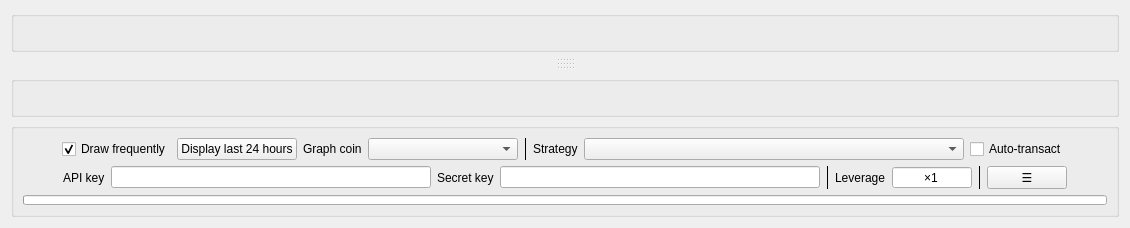
      <widget class="QWidget" name="tab">
       <attribute name="title">
        <string>Transact</string>
       </attribute>
       <layout class="QVBoxLayout" name="verticalLayout_3">
        <item>
         <widget class="QGroupBox" name="groupBox_2">
          <layout class="QHBoxLayout" name="horizontalLayout_4">
           <item>
            <widget class="QLabel" name="label_8">
             <property name="alignment">
              <set>Qt::AlignCenter</set>
             </property>
            </widget>
           </item>
          </layout>
         </widget>
        </item>
        <item>
         <widget class="QSplitter" name="splitter">
          <property name="orientation">
           <enum>Qt::Vertical</enum>
          </property>
          <widget class="QWidget" name="horizontalLayoutWidget_1">
           <layout class="QHBoxLayout" name="horizontalLayout_7"/>
          </widget>
          <widget class="QWidget" name="horizontalLayoutWidget">
           <layout class="QHBoxLayout" name="horizontalLayout_16"/>
          </widget>
          <widget class="QWidget" name="horizontalLayoutWidget_5">
           <layout class="QHBoxLayout" name="horizontalLayout_28"/>
          </widget>
          <widget class="QWidget" name="horizontalLayoutWidget_3">
           <layout class="QHBoxLayout" name="horizontalLayout_29"/>
          </widget>
         </widget>
        </item>
        <item>
         <widget class="QGroupBox" name="groupBox">
          <layout class="QHBoxLayout" name="horizontalLayout_3">
           <item>
            <widget class="QLabel" name="label_16">
             <property name="sizePolicy">
              <sizepolicy hsizetype="Preferred" vsizetype="Fixed">
               <horstretch>0</horstretch>
               <verstretch>0</verstretch>
              </sizepolicy>
             </property>
             <property name="font">
              <font/>
             </property>
             <property name="alignment">
              <set>Qt::AlignCenter</set>
             </property>
            </widget>
           </item>
          </layout>
         </widget>
        </item>
        <item>
         <widget class="QGroupBox" name="groupBox_9">
          <layout class="QVBoxLayout" name="verticalLayout_5">
           <item>
            <layout class="QHBoxLayout" name="horizontalLayout_15">
             <item>
              <spacer name="horizontalSpacer">
               <property name="orientation">
                <enum>Qt::Horizontal</enum>
               </property>
               <property name="sizeHint" stdset="0">
                <size>
                 <width>0</width>
                 <height>0</height>
                </size>
               </property>
              </spacer>
             </item>
             <item>
              <widget class="QCheckBox" name="checkBox_2">
               <property name="text">
                <string>Draw frequently</string>
               </property>
               <property name="checked">
                <bool>true</bool>
               </property>
              </widget>
             </item>
             <item>
              <widget class="QPushButton" name="pushButton_14">
               <property name="text">
                <string>Display last 24 hours</string>
               </property>
              </widget>
             </item>
             <item>
              <widget class="QLabel" name="label_2">
               <property name="text">
                <string>Graph coin</string>
               </property>
              </widget>
             </item>
             <item>
              <widget class="QComboBox" name="comboBox_4">
               <property name="minimumSize">
                <size>
                 <width>150</width>
                 <height>0</height>
                </size>
               </property>
               <property name="maximumSize">
                <size>
                 <width>150</width>
                 <height>16777215</height>
                </size>
               </property>
              </widget>
             </item>
             <item>
              <widget class="VerticalDivider" name="frame_7">
               <property name="frameShape">
                <enum>QFrame::VLine</enum>
               </property>
              </widget>
             </item>
             <item>
              <widget class="QLabel" name="label_21">
               <property name="text">
                <string>Strategy</string>
               </property>
              </widget>
             </item>
             <item>
              <widget class="QComboBox" name="comboBox_2">
               <property name="minimumSize">
                <size>
                 <width>380</width>
                 <height>0</height>
                </size>
               </property>
               <property name="maximumSize">
                <size>
                 <width>380</width>
                 <height>16777215</height>
                </size>
               </property>
              </widget>
             </item>
             <item>
              <widget class="QCheckBox" name="checkBox">
               <property name="maximumSize">
                <size>
                 <width>16777215</width>
                 <height>16777215</height>
                </size>
               </property>
               <property name="text">
                <string>Auto-transact</string>
               </property>
              </widget>
             </item>
             <item>
              <spacer name="horizontalSpacer_3">
               <property name="orientation">
                <enum>Qt::Horizontal</enum>
               </property>
               <property name="sizeHint" stdset="0">
                <size>
                 <width>0</width>
                 <height>0</height>
                </size>
               </property>
              </spacer>
             </item>
            </layout>
           </item>
           <item>
            <layout class="QHBoxLayout" name="horizontalLayout_5">
             <item>
              <spacer name="horizontalSpacer_2">
               <property name="orientation">
                <enum>Qt::Horizontal</enum>
               </property>
               <property name="sizeHint" stdset="0">
                <size>
                 <width>40</width>
                 <height>20</height>
                </size>
               </property>
              </spacer>
             </item>
             <item>
              <widget class="QLabel" name="label">
               <property name="text">
                <string>API key</string>
               </property>
              </widget>
             </item>
             <item>
              <widget class="QLineEdit" name="lineEdit_4">
               <property name="minimumSize">
                <size>
                 <width>320</width>
                 <height>0</height>
                </size>
               </property>
               <property name="maximumSize">
                <size>
                 <width>320</width>
                 <height>16777215</height>
                </size>
               </property>
               <property name="font">
                <font>
                 <pointsize>5</pointsize>
                </font>
               </property>
               <property name="maxLength">
                <number>64</number>
               </property>
               <property name="alignment">
                <set>Qt::AlignCenter</set>
               </property>
              </widget>
             </item>
             <item>
              <widget class="QLabel" name="label_18">
               <property name="text">
                <string>Secret key</string>
               </property>
              </widget>
             </item>
             <item>
              <widget class="QLineEdit" name="lineEdit_6">
               <property name="minimumSize">
                <size>
                 <width>320</width>
                 <height>0</height>
                </size>
               </property>
               <property name="maximumSize">
                <size>
                 <width>320</width>
                 <height>16777215</height>
                </size>
               </property>
               <property name="font">
                <font>
                 <pointsize>5</pointsize>
                </font>
               </property>
               <property name="maxLength">
                <number>64</number>
               </property>
               <property name="alignment">
                <set>Qt::AlignCenter</set>
               </property>
              </widget>
             </item>
             <item>
              <widget class="VerticalDivider" name="frame_4">
               <property name="frameShape">
                <enum>QFrame::VLine</enum>
               </property>
              </widget>
             </item>
             <item>
              <widget class="QLabel" name="label_7">
               <property name="text">
                <string>Leverage</string>
               </property>
              </widget>
             </item>
             <item>
              <widget class="QSpinBox" name="spinBox">
               <property name="minimumSize">
                <size>
                 <width>80</width>
                 <height>0</height>
                </size>
               </property>
               <property name="maximumSize">
                <size>
                 <width>80</width>
                 <height>16777215</height>
                </size>
               </property>
               <property name="alignment">
                <set>Qt::AlignCenter</set>
               </property>
               <property name="buttonSymbols">
                <enum>QAbstractSpinBox::NoButtons</enum>
               </property>
               <property name="correctionMode">
                <enum>QAbstractSpinBox::CorrectToNearestValue</enum>
               </property>
               <property name="prefix">
                <string>×</string>
               </property>
               <property name="minimum">
                <number>1</number>
               </property>
               <property name="maximum">
                <number>125</number>
               </property>
              </widget>
             </item>
             <item>
              <widget class="VerticalDivider" name="frame_8">
               <property name="frameShape">
                <enum>QFrame::VLine</enum>
               </property>
              </widget>
             </item>
             <item>
              <widget class="QPushButton" name="pushButton_12">
               <property name="sizePolicy">
                <sizepolicy hsizetype="Fixed" vsizetype="Fixed">
                 <horstretch>0</horstretch>
                 <verstretch>0</verstretch>
                </sizepolicy>
               </property>
               <property name="text">
                <string>☰</string>
               </property>
              </widget>
             </item>
             <item>
              <spacer name="horizontalSpacer_4">
               <property name="orientation">
                <enum>Qt::Horizontal</enum>
               </property>
               <property name="sizeHint" stdset="0">
                <size>
                 <width>40</width>
                 <height>20</height>
                </size>
               </property>
              </spacer>
             </item>
            </layout>
           </item>
           <item>
            <layout class="QHBoxLayout" name="horizontalLayout_27">
             <item>
              <widget class="QProgressBar" name="progressBar_2">
               <property name="font">
                <font>
                 <pointsize>1</pointsize>
                </font>
               </property>
               <property name="maximum">
                <number>1000</number>
               </property>
               <property name="textVisible">
                <bool>false</bool>
               </property>
              </widget>
             </item>
            </layout>
           </item>
          </layout>
         </widget>
        </item>
       </layout>
      </widget>
